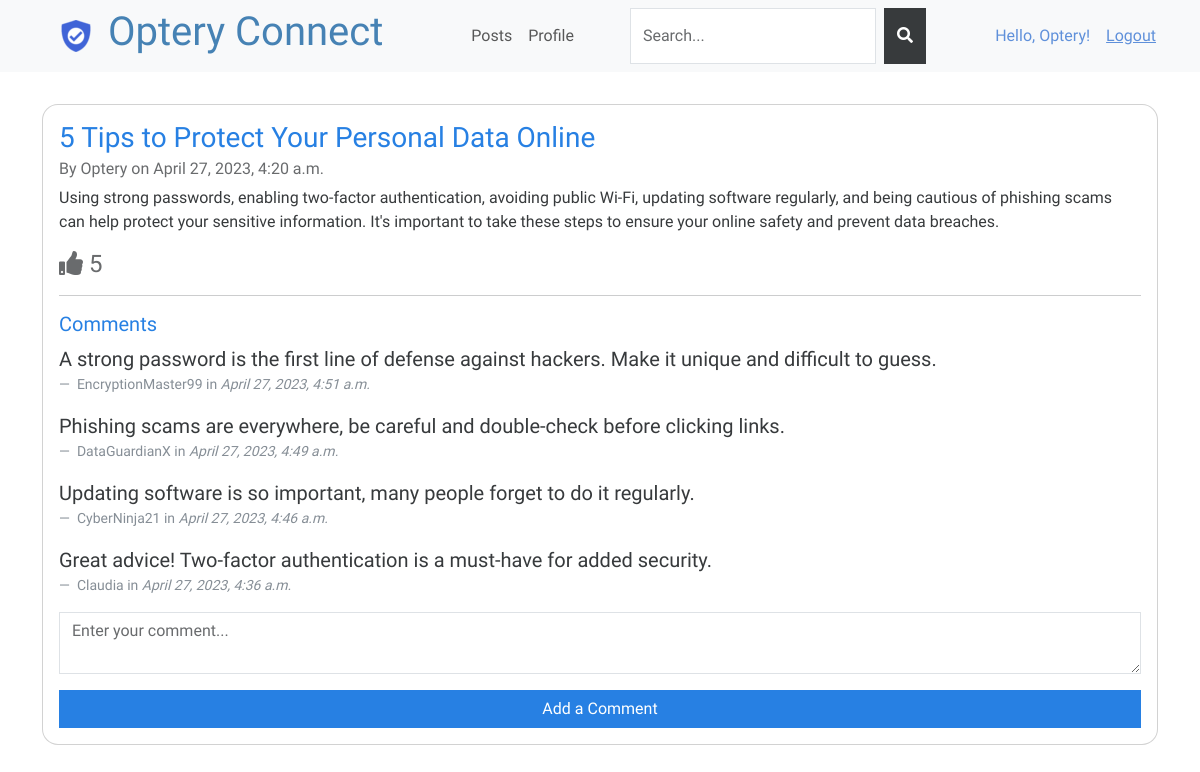
The app's page /social/posts/5/ (signed in) with its own data.
### social/models.py (models this page shows, shortened)
class Post(models.Model):
    title = models.CharField(max_length=200)
    content = models.TextField()
    date_posted = models.DateTimeField(auto_now_add=True)
    author = models.ForeignKey(User, on_delete=models.CASCADE)

class Comment(models.Model):
    post = models.ForeignKey(Post, on_delete=models.CASCADE)
    user = models.ForeignKey(User, on_delete=models.CASCADE)
    content = models.TextField()
    date_posted = models.DateTimeField(auto_now_add=True)

### social/views.py (the view)
# urls.py: path('posts/<int:post_id>/', post_detail, name='post_detail'),
@login_required
def post_detail(request, post_id):
    post = get_object_or_404(Post, pk=post_id)
    comments = post.comment_set.all().order_by('-date_posted')
    num_likes = post.likes.count()
    data = {'post': post, 'comments': comments, 'num_likes': num_likes}
    return render(request, 'social/post_detail.html', data)

### templates/social/post_detail.html (shortened to what this page needs)
{% extends 'base.html' %}
{% block content %}
<div class="post_detail" style="padding-top: 2rem;">
    <div class="card">
        <div class="card-body">
            <h3 class="card-title text-primary">{{ post.title }}</h3>
            <h6 class="card-subtitle mb-2 text-muted">By {{ post.author.username }} on {{ post.date_posted }}</h6>
            <p class="card-text">{{ post.content }}</p>
            <h4 id="likes-count-{{ post.id }}" class="text-muted">
                <i class="fa fa-thumbs-up"></i>
                {{ num_likes }}
            </h4>
            <hr>
            <h5 class="text-primary">Comments</h5>
            <div class="comments" id="comment_list">
                {% include 'partials/_comment_list.html' %}
            </div>
            <div class="add-comment">
                <form id="comment-form">
                    <div class="form-group">
                        <textarea class="form-control" id="comment-textarea" name="comment"
                            placeholder="Enter your comment..."></textarea>
                    </div>
                    <button type="submit" class="btn btn-primary" hx-post="{% url 'social:add_comment' post.id %}"
                        hx-target="#comment_list">Add a Comment</button>
                </form>
            </div>
        </div>
    </div>
</div>
{% endblock %}

### templates/partials/_navbar.html (shortened to what this page needs)
{% load static %}
<nav class="navbar navbar-expand-lg navbar-light bg-light">
    <div class="container-fluid">
        {% if user.is_authenticated %}
        <a href="{% url 'social:posts' %}"><img src="{% static 'img/logo.png' %}"
                style="padding-right:1rem; padding-left:3rem"></a>
        {% else %}
        <a href="{% url 'accounts:index' %}"><img src="{% static 'img/logo.png' %}"
                style="padding-right:1rem; padding-left:3rem"></a>
        {% endif %}
        <div class="collapse navbar-collapse" id="navbarNavAltMarkup">
            <div class="navbar-nav">
                <h1 style="padding-right: 5rem;color: steelblue;">Optery Connect</h1>
                {% if user.is_authenticated %}
                <li class="nav-item">
                    <a class="nav-item nav-link" href="{% url 'social:posts' %}">Posts</a>
                </li>
                <li class="nav-item">
                    <a class="nav-item nav-link" href="{% url 'accounts:user_profile' request.user %}">Profile</a>
                </li>
                <form class="d-flex" method="get" action="{% url 'social:search' %}" style="margin-left: 3rem;">
                    <input class="form-control me-sm-2" type="search" name="q" placeholder="Search...">
                    <button class="btn btn-secondary my-2 my-sm-0" type="submit"><i class="fa fa-search"></i></button>
                </form>
                {% endif %}
            </div>
        </div>
        {% if user.is_authenticated %}
        <span class="hello-msg">Hello, {{request.user}}!</span>
        <span><a class="hello-msg m2" href="{% url 'accounts:logout' %}">Logout</a></span>
        {% endif %}
    </div>
</nav>

### templates/partials/_comment_list.html (shortened to what this page needs)
{% for comment in comments %}
<figure>
    <blockquote class="blockquote">
        <p class="mb-0">{{ comment.content }}</p>
    </blockquote>
    <figcaption class="blockquote-footer">
        {{ comment.user.username }} in <cite title="Source Title">{{ comment.date_posted }}</cite>
    </figcaption>
</figure>
{% empty %}
<p class="text-muted">No comments yet.</p>
{% endfor %}

### static/css/main.css (style rules this page uses)
.form-group { padding-bottom: 1rem; }
.btn-primary { width: 100%; }
.hello-msg { display: flex; color: #5F90DA; margin-right: 1rem; }
.m2 { padding-right: 1rem; }
.nav-item { display: flex; align-items: center; }
.d-flex { margin-left: 3rem; }
.card { border-radius: 1rem; margin-bottom: 1rem; }

### records on screen
Post: title "5 Tips to Protect Your Personal Data Online", author.username "Optery", date_posted "April 27, 2023, 4:20 a.m.", content "Using strong passwords, enabling two-factor authentication, avoiding public Wi-Fi, updating software regularly, and being cautious of phishing scams can help protect your sensitive information. It's important to take these steps to ensure your online safety and prevent data breaches."
Comment: content "A strong password is the first line of defense against hackers. Make it unique and difficult to guess.", user.username "EncryptionMaster99", date_posted "April 27, 2023, 4:51 a.m."
Comment: content "Phishing scams are everywhere, be careful and double-check before clicking links.", user.username "DataGuardianX", date_posted "April 27, 2023, 4:49 a.m."
Comment: content "Updating software is so important, many people forget to do it regularly.", user.username "CyberNinja21", date_posted "April 27, 2023, 4:46 a.m."
Comment: content "Great advice! Two-factor authentication is a must-have for added security.", user.username "Claudia", date_posted "April 27, 2023, 4:36 a.m."

### other values on screen
{{ request.user }} "Optery"
{{ num_likes }} "5"
